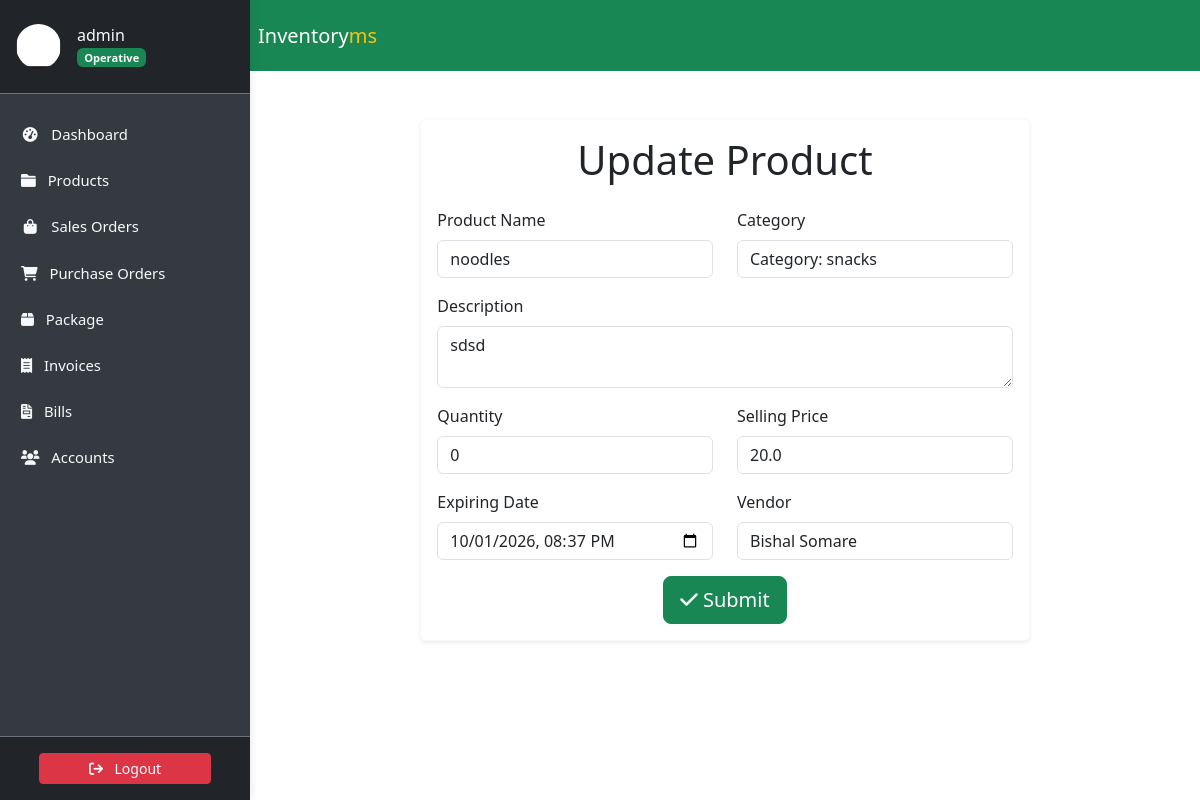
Page /product/noodles/update/ (signed in) on the earlier database version.
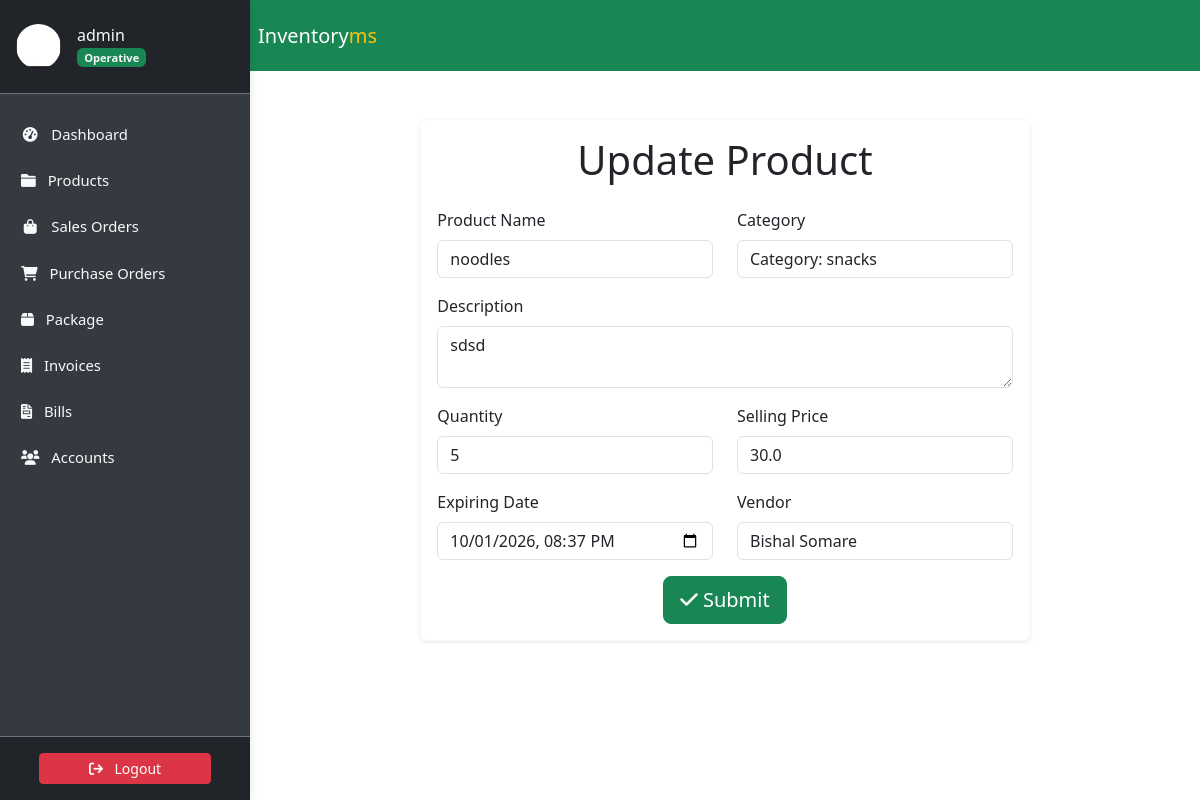
Same page on the later database version.
### store/models.py (models this page shows, shortened)
class Item(models.Model):
    slug = AutoSlugField(unique=True, populate_from='name')
    name = models.CharField(max_length=50)
    description = models.TextField(max_length=256)
    category = models.ForeignKey(Category, on_delete=models.CASCADE)
    quantity = models.IntegerField(default=0)
    price = models.FloatField(default=0)
    expiring_date = models.DateTimeField(null=True, blank=True)
    vendor = models.ForeignKey(Vendor, on_delete=models.SET_NULL, null=True)
    class Meta:
        ordering = ['name']
        verbose_name_plural = 'Items'

### store/views.py (the view)
class ProductUpdateView(LoginRequiredMixin, UserPassesTestMixin, UpdateView):
    model = Item
    template_name = "store/productupdate.html"
    form_class = ItemForm
    success_url = "/products"
    def test_func(self):
        if self.request.user.is_superuser:
            return True
        else:
            return False

### store/forms.py
class ItemForm(forms.ModelForm):
    class Meta:
        model = Item
        fields = [
            'name',
            'description',
            'category',
            'quantity',
            'price',
            'expiring_date',
            'vendor'
        ]
        widgets = {
            'name': forms.TextInput(attrs={'class': 'form-control'}),
            'description': forms.Textarea(
                attrs={
                    'class': 'form-control',
                    'rows': 2
                }
            ),
            'category': forms.Select(attrs={'class': 'form-control'}),
            'quantity': forms.NumberInput(attrs={'class': 'form-control'}),
            'price': forms.NumberInput(
                attrs={
                    'class': 'form-control',
                    'step': '0.01'
                }
            ),
            'expiring_date': forms.DateTimeInput(
                attrs={
                    'class': 'form-control',
                    'type': 'datetime-local'
                }
            ),
            'vendor': forms.Select(attrs={'class': 'form-control'}),
        }

### accounts/models.py (called while the page is built)
    def __str__(self):
        return self.name

### store/templates/store/productupdate.html (shortened to what this page needs)
{% extends "store/base.html" %}
{% load static %}
{% block content %}
<div class="container my-5">
    <div class="row justify-content-center">
        <div class="col-lg-8 col-md-10">
            <div class="card shadow-sm border-light">
                <div class="card-body">
                    <h1 class="text-center mb-4">
                        Update Product
                    </h1>
                    <form method="POST" enctype="multipart/form-data">
                        <div class="row">
                            <div class="col-md-6 mb-3">
                                <label for="{{ form.name.id_for_label }}" class="form-label">
                                    Product Name
                                </label>
                                {{ form.name }}
                            </div>
                            <div class="col-md-6 mb-3">
                                <label for="{{ form.category.id_for_label }}" class="form-label">
                                    Category
                                </label>
                                {{ form.category }}
                            </div>
                        </div>
                        <div class="row">
                            <div class="col mb-3">
                                <label for="{{ form.description.id_for_label }}" class="form-label">
                                    Description
                                </label>
                                {{ form.description }}
                            </div>
                        </div>
                        <div class="row">
                            <div class="col-md-6 mb-3">
                                <label for="{{ form.quantity.id_for_label }}" class="form-label">
                                    Quantity
                                </label>
                                {{ form.quantity }}
                            </div>
                            <div class="col-md-6 mb-3">
                                <label for="{{ form.price.id_for_label }}" class="form-label">
                                    Selling Price
                                </label>
                                {{ form.price }}
                            </div>
                        </div>
                        <div class="row">
                            <div class="col-md-6 mb-3">
                                <label for="{{ form.expiring_date.id_for_label }}" class="form-label">
                                    Expiring Date
                                </label>
                                {{ form.expiring_date }}
                            </div>
                            <div class="col-md-6 mb-3">
                                <label for="{{ form.vendor.id_for_label }}" class="form-label">
                                    Vendor
                                </label>
                                {{ form.vendor }}
                            </div>
                        </div>
                        <div class="form-group text-center">
                            <button class="btn btn-success btn-lg" type="submit">
                                <i class="fas fa-check"></i> Submit
                            </button>
                        </div>
                    </form>
                </div>
            </div>
        </div>
    </div>
</div>
{% endblock content %}

Differences in the rows shown:
changed Item "noodles": quantity "0" → "5"; price "20.0" → "30.0"
